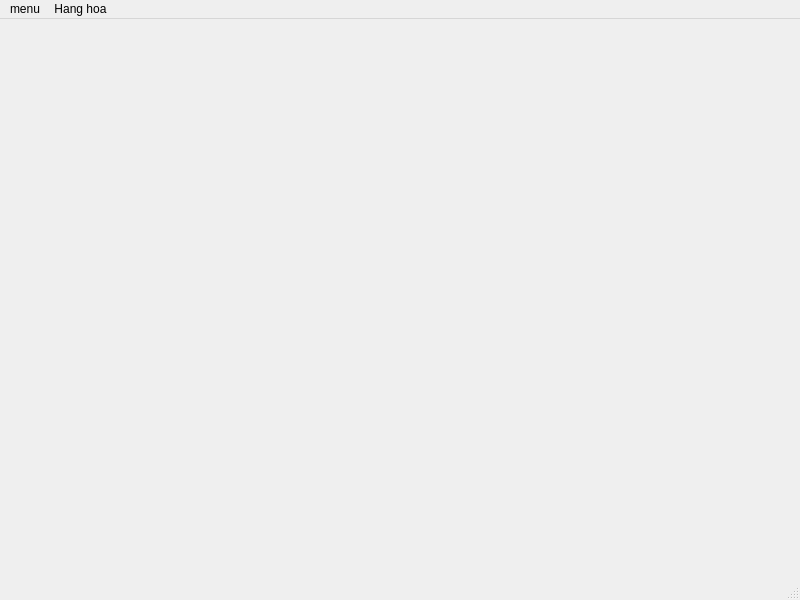
<?xml version="1.0" encoding="UTF-8"?>
<ui version="4.0">
 <class>M1</class>
 <widget class="QMainWindow" name="M1">
  <property name="geometry">
   <rect>
    <x>0</x>
    <y>0</y>
    <width>800</width>
    <height>600</height>
   </rect>
  </property>
  <property name="windowTitle">
   <string>MainWindow</string>
  </property>
  <widget class="QWidget" name="centralwidget">
   <widget class="QLabel" name="label">
    <property name="geometry">
     <rect>
      <x>30</x>
      <y>10</y>
      <width>731</width>
      <height>531</height>
     </rect>
    </property>
    <property name="text">
     <string/>
    </property>
    <property name="pixmap">
     <pixmap>F:/Hình ảnh/Saved Pictures/hinh-nen-full-hd-1080-choi-non-moi-nay-dep_022855719.jpg</pixmap>
    </property>
    <property name="scaledContents">
     <bool>true</bool>
    </property>
   </widget>
  </widget>
  <widget class="QMenuBar" name="menubar">
   <property name="geometry">
    <rect>
     <x>0</x>
     <y>0</y>
     <width>800</width>
     <height>26</height>
    </rect>
   </property>
   <widget class="QMenu" name="menumenu">
    <property name="title">
     <string>menu</string>
    </property>
    <addaction name="actiondckd"/>
    <addaction name="actionsvkv"/>
    <addaction name="actionvfkv"/>
   </widget>
   <widget class="QMenu" name="menuHang_hoa">
    <property name="title">
     <string>Hang hoa</string>
    </property>
    <addaction name="actionknvklf"/>
    <addaction name="actionfvjfklv"/>
   </widget>
   <addaction name="menumenu"/>
   <addaction name="menuHang_hoa"/>
  </widget>
  <widget class="QStatusBar" name="statusbar"/>
  <action name="actionknvklf">
   <property name="text">
    <string>knvklf</string>
   </property>
  </action>
  <action name="actionfvjfklv">
   <property name="text">
    <string>fvjfklv</string>
   </property>
  </action>
  <action name="actiondckd">
   <property name="text">
    <string>dckd</string>
   </property>
  </action>
  <action name="actionsvkv">
   <property name="text">
    <string>svkv</string>
   </property>
  </action>
  <action name="actionvfkv">
   <property name="text">
    <string>vfkv</string>
   </property>
  </action>
 </widget>
 <resources/>
 <connections/>
</ui>
